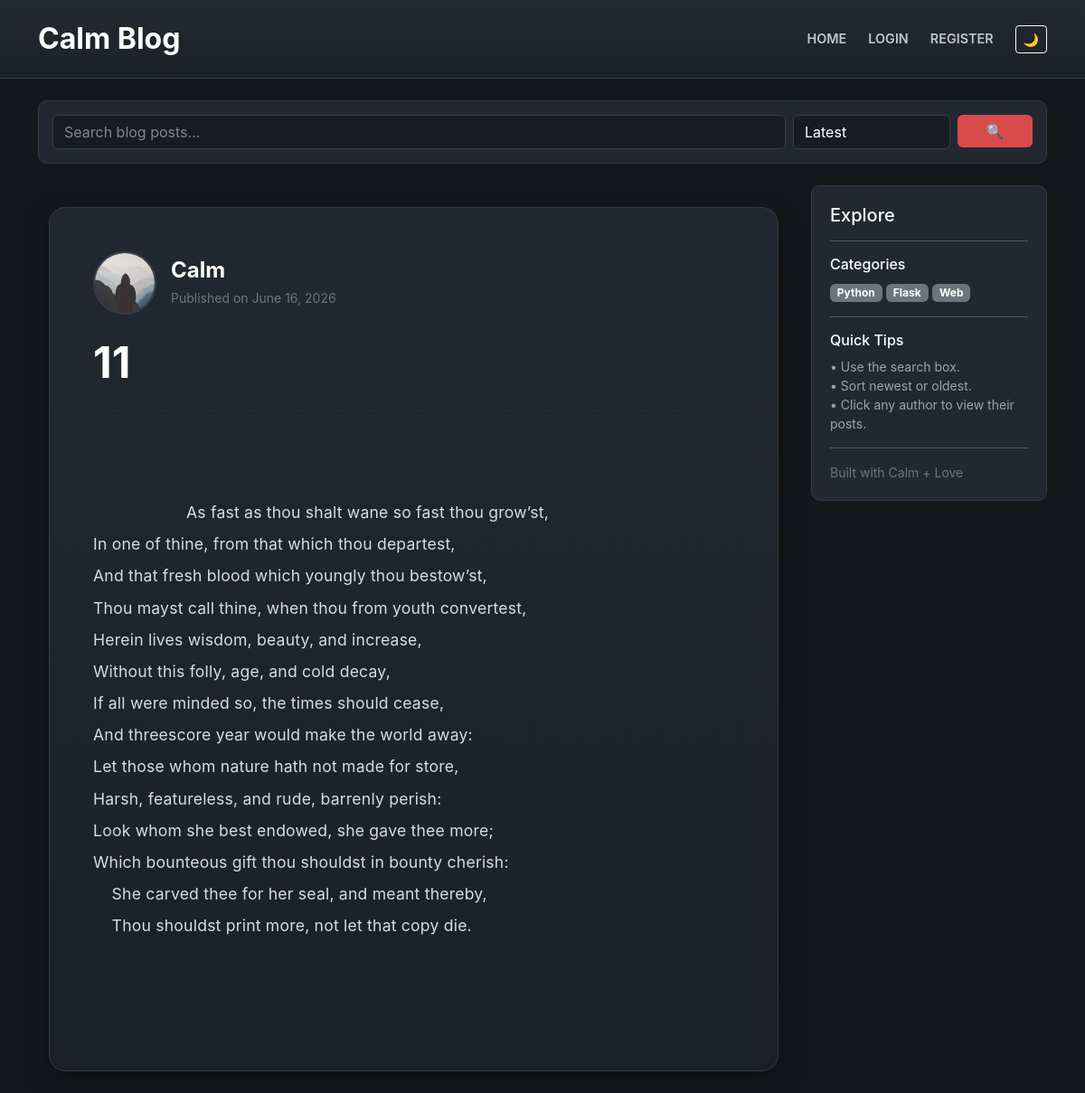
The app's page /post/17 with its own data.
### models.py (models this page shows, shortened)
class User(db.Model, UserMixin):
    id = db.Column(db.Integer, primary_key=True)
    username = db.Column(
        db.String(20),
        unique=True,
        nullable=False
    )
    email = db.Column(
        db.String(120),
        unique=True,
        nullable=False
    )
    image_file = db.Column(
        db.String(20),
        nullable=False,
        default="default.jpg"
    )
    password = db.Column(
        db.String(255),
        nullable=False
    )
    posts = db.relationship(
        "Post",
        backref="author",
        lazy=True
    )

class Post(db.Model):
    id = db.Column(db.Integer, primary_key=True)
    title = db.Column(
        db.String(100),
        nullable=False
    )
    date_posted = db.Column(
        db.DateTime,
        nullable=False,
        default=datetime.utcnow
    )
    content = db.Column(
        db.Text,
        nullable=False
    )
    user_id = db.Column(
        db.Integer,
        db.ForeignKey("user.id"),
        nullable=False
    )

### app.py (the view)
@app.route("/post/<int:post_id>")
def post(post_id):
    post = db.session.get(Post, post_id)
    if not post:
        flash("Post not found.", "warning")
        return redirect(url_for("home"))
    return render_template("post.html", title=post.title, post=post)

### templates/post.html (shortened to what this page needs)
{% extends "layout.html" %}
{% block content %}
<div class="container py-4">
    <article class="post-card">
        <div class="card-body p-4 p-lg-5">
            <a href="{{ url_for('user_posts', username=post.author.username) }}"
               class="text-decoration-none">
                <div class="d-flex align-items-center mb-4">
                    <img
                        src="{{ url_for('static', filename='profile_pics/' + post.author.image_file) }}"
                        class="rounded-circle author-avatar me-3"
                        width="70"
                        height="70"
                        style="object-fit: cover; border:2px solid #3a404a;">
                    <div>
                        <h4 class="mb-1 fw-bold text-white">
                            {{ post.author.username }}
                        </h4>
                        <small class="text-secondary">
                            Published on {{ post.date_posted.strftime('%B %d, %Y') }}
                        </small>
                    </div>
                </div>
            </a>
            <h1 class="display-5 fw-bold text-white mb-4">
                {{ post.title }}
            </h1>
            <hr style="border-color:#343943;">
            <div class="mt-4 mb-4">
                <div class="post-content">
                    {{ post.content }}
                </div>
            </div>
        </div>
    </article>
</div>
{% endblock %}

### static/main.css (style rules this page uses)
:root { --bg:#14171c; --card:#222831; --card-hover:#2a313c; --border:#363d48; --text:#f3f3f3; --muted:#9aa4af; --accent:#d94b4b; }
body { background:var(--bg); color:var(--text); font-family:Inter,system-ui,Arial,sans-serif; transition:.25s; }
.post-card { background:var(--card); border:1px solid var(--border); border-radius:10px; transition:.2s; box-shadow:none; }
.author-avatar { transition:.2s; }
a { text-decoration:none; }

### templates/post.html (style rules this page uses)
.post-card { background:linear-gradient(180deg,#222831,#1b2028); border:1px solid #343943; border-radius:18px; box-shadow:0 12px 30px rgba(0,0,0,.35); overflow:hidden; }
.post-content { white-space:pre-wrap; font-size:1.1rem; line-height:2; color:#d7dce2; letter-spacing:.2px; }
.author-avatar { transition:.2s; }

### records on screen
User: image_file (placeholder picture), author.username "Calm"
Post: date_posted "June 16, 2026", title "11", content "As fast as thou shalt wane so fast thou grow’st, In one of thine, from that which thou departest, And that fresh blood which youngly thou bestow’st, Thou mayst call thine, when thou from youth convertest, Herein lives wisdom, beauty, and increase, Without this folly, age, and cold decay, If all were minded so, the times should cease, And threescore year would make the world away: Let those whom nature hath not made for store, Harsh, featureless, and rude, barrenly perish: Look whom she best endowed, she gave thee more; Which bounteous gift thou shouldst in bounty cherish: She carved thee for her seal, and meant thereby, Thou shouldst print more, not let that copy die."
